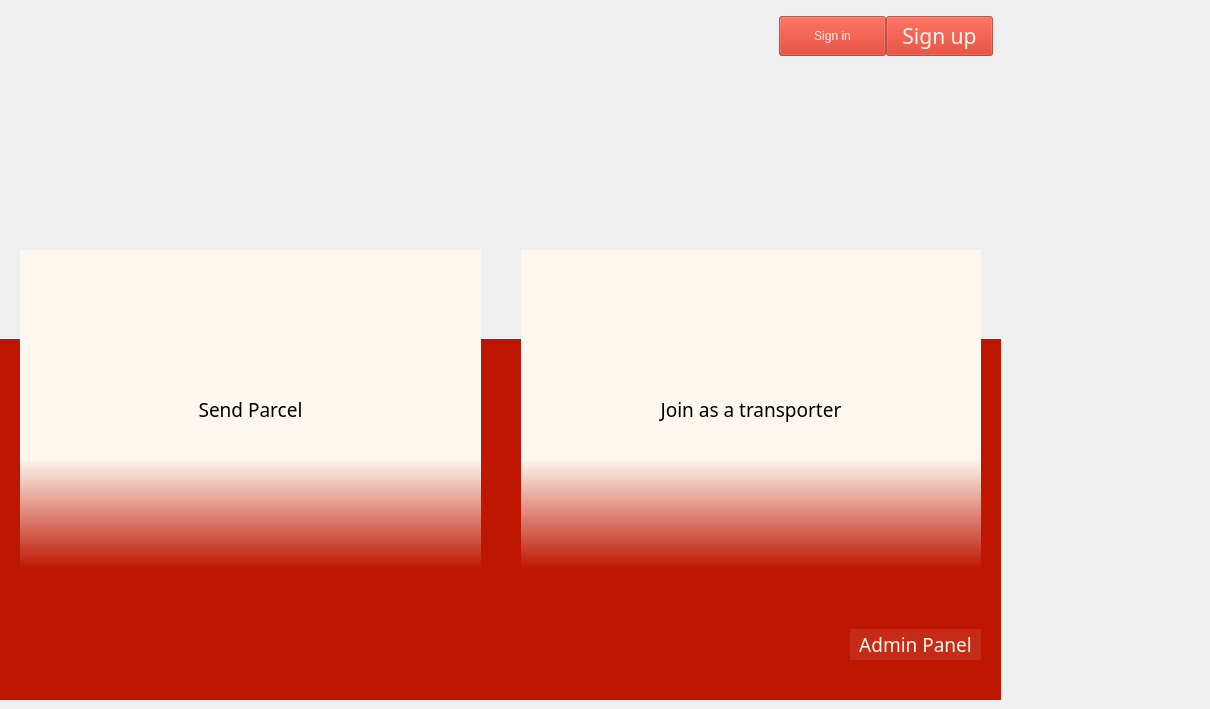
    <widget class="QWidget" name="homePg">
     <property name="minimumSize">
      <size>
       <width>0</width>
       <height>0</height>
      </size>
     </property>
     <widget class="QWidget" name="upperSection" native="true">
      <property name="geometry">
       <rect>
        <x>-1</x>
        <y>0</y>
        <width>1201</width>
        <height>341</height>
       </rect>
      </property>
      <property name="minimumSize">
       <size>
        <width>0</width>
        <height>0</height>
       </size>
      </property>
      <property name="styleSheet">
       <string notr="true"/>
      </property>
      <widget class="QWidget" name="layoutWidget">
       <property name="geometry">
        <rect>
         <x>780</x>
         <y>10</y>
         <width>214</width>
         <height>52</height>
        </rect>
       </property>
       <layout class="QHBoxLayout" name="horizontalLayout">
        <property name="spacing">
         <number>0</number>
        </property>
        <item>
         <widget class="QPushButton" name="Btn_signin">
          <property name="minimumSize">
           <size>
            <width>0</width>
            <height>40</height>
           </size>
          </property>
          <property name="cursor">
           <cursorShape>PointingHandCursor</cursorShape>
          </property>
          <property name="styleSheet">
           <string notr="true">color: rgb(255, 255, 255);
background-color: none;
font: 16pt &quot;Lucida Sans&quot;;
color: rgb(254, 247, 239);
background-color: rgba(206, 36, 14, 0.6);
</string>
          </property>
          <property name="text">
           <string>Sign in</string>
          </property>
         </widget>
        </item>
        <item>
         <widget class="QPushButton" name="Btn_signup">
          <property name="minimumSize">
           <size>
            <width>0</width>
            <height>40</height>
           </size>
          </property>
          <property name="font">
           <font>
            <family>Lucida Sans</family>
            <pointsize>16</pointsize>
            <weight>50</weight>
            <italic>false</italic>
            <bold>false</bold>
            <underline>false</underline>
           </font>
          </property>
          <property name="cursor">
           <cursorShape>PointingHandCursor</cursorShape>
          </property>
          <property name="styleSheet">
           <string notr="true">color: rgb(255, 255, 255);
background-color: none;
font: 16pt &quot;Lucida Sans&quot;;
color: rgb(254, 247, 239);
background-color: rgba(206, 36, 14, 0.6);
</string>
          </property>
          <property name="text">
           <string>Sign up</string>
          </property>
         </widget>
        </item>
       </layout>
      </widget>
      <widget class="QWidget" name="widget_9" native="true">
       <property name="geometry">
        <rect>
         <x>0</x>
         <y>0</y>
         <width>1001</width>
         <height>571</height>
        </rect>
       </property>
       <property name="styleSheet">
        <string notr="true">border-image: url(:/res/images/bgnavbar1.jpg);</string>
       </property>
      </widget>
      <widget class="QPushButton" name="logo">
       <property name="geometry">
        <rect>
         <x>20</x>
         <y>10</y>
         <width>61</width>
         <height>61</height>
        </rect>
       </property>
       <property name="minimumSize">
        <size>
         <width>0</width>
         <height>40</height>
        </size>
       </property>
       <property name="cursor">
        <cursorShape>PointingHandCursor</cursorShape>
       </property>
       <property name="styleSheet">
        <string notr="true">background-color: none;
border: none;
</string>
       </property>
       <property name="text">
        <string/>
       </property>
       <property name="icon">
        <iconset resource="bitoronImages.qrc">
         <normaloff>:/res/logos/bitoron-high-resolution-logo-color-on-transparent-background.png</normaloff>:/res/logos/bitoron-high-resolution-logo-color-on-transparent-background.png</iconset>
       </property>
       <property name="iconSize">
        <size>
         <width>60</width>
         <height>60</height>
        </size>
       </property>
      </widget>
      <zorder>widget_9</zorder>
      <zorder>layoutWidget</zorder>
      <zorder>logo</zorder>
     </widget>
     <widget class="QWidget" name="middleSection" native="true">
      <property name="geometry">
       <rect>
        <x>0</x>
        <y>229</y>
        <width>1000</width>
        <height>371</height>
       </rect>
      </property>
      <property name="font">
       <font>
        <kerning>true</kerning>
       </font>
      </property>
      <property name="styleSheet">
       <string notr="true">background-color: none;</string>
      </property>
      <widget class="QWidget" name="layoutWidget">
       <property name="geometry">
        <rect>
         <x>20</x>
         <y>20</y>
         <width>961</width>
         <height>321</height>
        </rect>
       </property>
       <layout class="QHBoxLayout" name="horizontalLayout_2" stretch="0,0">
        <property name="spacing">
         <number>40</number>
        </property>
        <property name="sizeConstraint">
         <enum>QLayout::SetDefaultConstraint</enum>
        </property>
        <property name="leftMargin">
         <number>0</number>
        </property>
        <item>
         <widget class="QPushButton" name="Btn_sendParcel">
          <property name="minimumSize">
           <size>
            <width>0</width>
            <height>319</height>
           </size>
          </property>
          <property name="font">
           <font>
            <family>MV Boli</family>
            <pointsize>14</pointsize>
            <weight>50</weight>
            <italic>false</italic>
            <bold>false</bold>
            <underline>false</underline>
            <strikeout>false</strikeout>
            <kerning>true</kerning>
           </font>
          </property>
          <property name="cursor">
           <cursorShape>PointingHandCursor</cursorShape>
          </property>
          <property name="contextMenuPolicy">
           <enum>Qt::DefaultContextMenu</enum>
          </property>
          <property name="layoutDirection">
           <enum>Qt::LeftToRight</enum>
          </property>
          <property name="autoFillBackground">
           <bool>false</bool>
          </property>
          <property name="styleSheet">
           <string notr="true">QPushButton{
	font: 14pt &quot;MV Boli&quot;;
	color: rgb(0, 0, 0);
	background-color: qlineargradient(spread:pad, x1:1, y1:0.555, x2:1, y2:1, stop:0.221591 rgba(254, 247, 239, 255), stop:1 rgba(190, 22, 0, 255));
border: none;
}

QPushButton::Hover{
background-color: rgb(254, 247, 239);
}</string>
          </property>
          <property name="text">
           <string>Send Parcel</string>
          </property>
          <property name="icon">
           <iconset resource="bitoronImages.qrc">
            <normaloff>:/res/icons/dark Orange/send.svg</normaloff>:/res/icons/dark Orange/send.svg</iconset>
          </property>
          <property name="iconSize">
           <size>
            <width>100</width>
            <height>100</height>
           </size>
          </property>
          <property name="checkable">
           <bool>false</bool>
          </property>
          <property name="flat">
           <bool>false</bool>
          </property>
         </widget>
        </item>
        <item>
         <widget class="QPushButton" name="Btn_deliveryMan">
          <property name="minimumSize">
           <size>
            <width>0</width>
            <height>319</height>
           </size>
          </property>
          <property name="font">
           <font>
            <family>MV Boli</family>
            <pointsize>14</pointsize>
            <weight>50</weight>
            <italic>false</italic>
            <bold>false</bold>
            <underline>false</underline>
            <strikeout>false</strikeout>
            <kerning>true</kerning>
           </font>
          </property>
          <property name="cursor">
           <cursorShape>PointingHandCursor</cursorShape>
          </property>
          <property name="contextMenuPolicy">
           <enum>Qt::DefaultContextMenu</enum>
          </property>
          <property name="layoutDirection">
           <enum>Qt::LeftToRight</enum>
          </property>
          <property name="autoFillBackground">
           <bool>false</bool>
          </property>
          <property name="styleSheet">
           <string notr="true">QPushButton{
	font: 14pt &quot;MV Boli&quot;;
	color: rgb(0, 0, 0);
	background-color: qlineargradient(spread:pad, x1:1, y1:0.555, x2:1, y2:1, stop:0.221591 rgba(254, 247, 239, 255), stop:1 rgba(190, 22, 0, 255));
border: none;
}

QPushButton::Hover{
background-color: rgb(254, 247, 239);
}</string>
          </property>
          <property name="text">
           <string>Join as a transporter</string>
          </property>
          <property name="icon">
           <iconset resource="bitoronImages.qrc">
            <normaloff>:/res/icons/dark Orange/truck.svg</normaloff>:/res/icons/dark Orange/truck.svg</iconset>
          </property>
          <property name="iconSize">
           <size>
            <width>100</width>
            <height>100</height>
           </size>
          </property>
          <property name="checkable">
           <bool>false</bool>
          </property>
          <property name="flat">
           <bool>false</bool>
          </property>
         </widget>
        </item>
       </layout>
      </widget>
     </widget>
     <widget class="QWidget" name="footer" native="true">
      <property name="geometry">
       <rect>
        <x>0</x>
        <y>339</y>
        <width>1001</width>
        <height>361</height>
       </rect>
      </property>
      <property name="styleSheet">
       <string notr="true">background-color: rgb(206, 36, 14);
background-color: rgb(190, 22, 0);</string>
      </property>
      <widget class="QPushButton" name="Btn_admin">
       <property name="geometry">
        <rect>
         <x>850</x>
         <y>290</y>
         <width>131</width>
         <height>31</height>
        </rect>
       </property>
       <property name="minimumSize">
        <size>
         <width>0</width>
         <height>10</height>
        </size>
       </property>
       <property name="maximumSize">
        <size>
         <width>16777215</width>
         <height>50</height>
        </size>
       </property>
       <property name="font">
        <font>
         <family>MV Boli</family>
         <pointsize>14</pointsize>
         <weight>50</weight>
         <italic>false</italic>
         <bold>false</bold>
         <underline>false</underline>
         <strikeout>false</strikeout>
         <kerning>true</kerning>
        </font>
       </property>
       <property name="cursor">
        <cursorShape>PointingHandCursor</cursorShape>
       </property>
       <property name="contextMenuPolicy">
        <enum>Qt::DefaultContextMenu</enum>
       </property>
       <property name="layoutDirection">
        <enum>Qt::LeftToRight</enum>
       </property>
       <property name="autoFillBackground">
        <bool>false</bool>
       </property>
       <property name="styleSheet">
        <string notr="true">QPushButton{
	font: 14pt &quot;MV Boli&quot;;
	color: rgb(254, 247, 239);
	background-color:rgba(254, 247, 239,0.1);
	border: none;
}

</string>
       </property>
       <property name="text">
        <string>Admin Panel</string>
       </property>
       <property name="iconSize">
        <size>
         <width>100</width>
         <height>100</height>
        </size>
       </property>
       <property name="checkable">
        <bool>false</bool>
       </property>
       <property name="flat">
        <bool>false</bool>
       </property>
      </widget>
      <widget class="QLabel" name="label_31">
       <property name="geometry">
        <rect>
         <x>490</x>
         <y>330</y>
         <width>31</width>
         <height>21</height>
        </rect>
       </property>
       <property name="font">
        <font>
         <pointsize>5</pointsize>
        </font>
       </property>
       <property name="styleSheet">
        <string notr="true">image: url(:/res/icons/black/facebook.svg);
image: url(:/res/icons/white/facebook.svg);</string>
       </property>
       <property name="text">
        <string/>
       </property>
      </widget>
      <widget class="QLabel" name="label_33">
       <property name="geometry">
        <rect>
         <x>520</x>
         <y>330</y>
         <width>21</width>
         <height>21</height>
        </rect>
       </property>
       <property name="font">
        <font>
         <pointsize>5</pointsize>
        </font>
       </property>
       <property name="styleSheet">
        <string notr="true">image: url(:/res/icons/black/twitter.svg);
image: url(:/res/icons/white/twitter.svg);</string>
       </property>
       <property name="text">
        <string/>
       </property>
      </widget>
      <widget class="QLabel" name="label_43">
       <property name="geometry">
        <rect>
         <x>470</x>
         <y>330</y>
         <width>21</width>
         <height>21</height>
        </rect>
       </property>
       <property name="font">
        <font>
         <pointsize>5</pointsize>
        </font>
       </property>
       <property name="styleSheet">
        <string notr="true">image: url(:/res/icons/black/github.svg);
image: url(:/res/icons/white/github.svg);</string>
       </property>
       <property name="text">
        <string/>
       </property>
      </widget>
     </widget>
     <zorder>footer</zorder>
     <zorder>upperSection</zorder>
     <zorder>middleSection</zorder>
    </widget>
